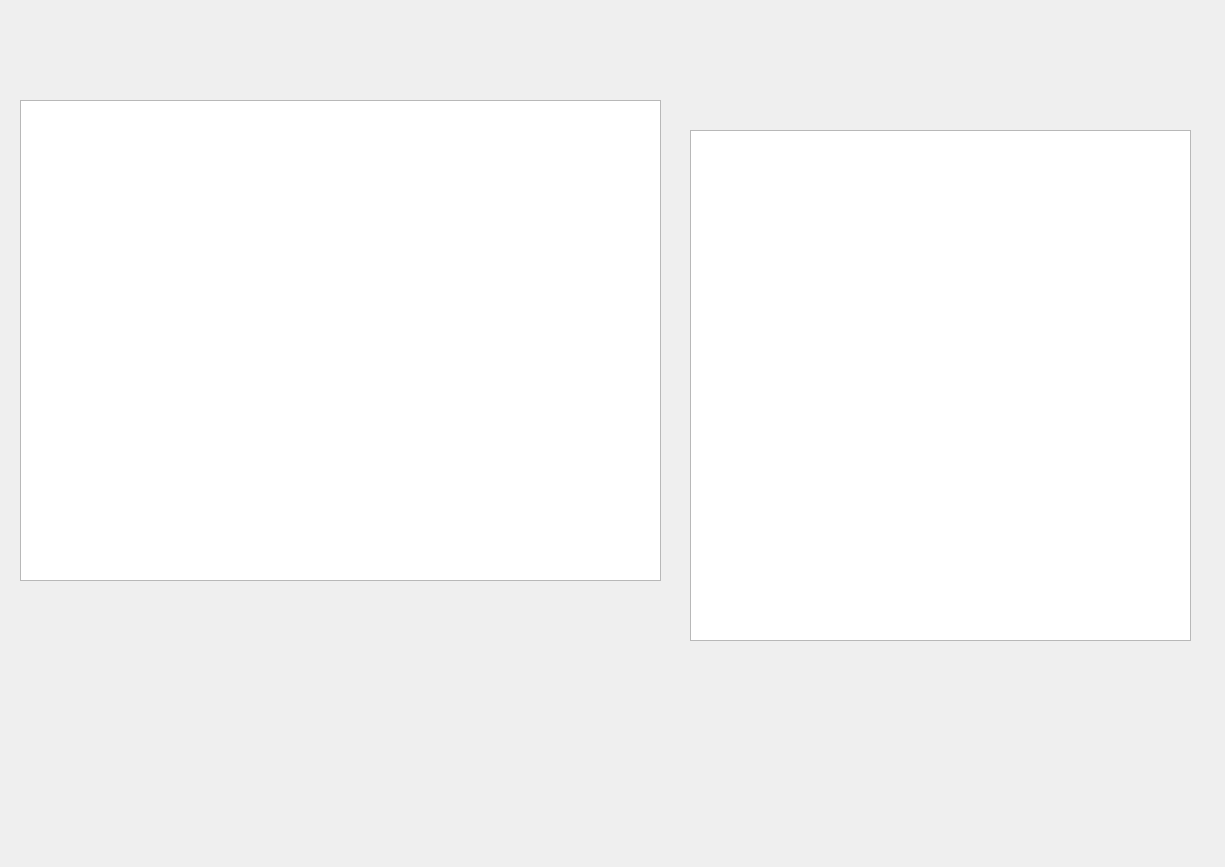
<?xml version="1.0" encoding="UTF-8"?>
<ui version="4.0">
 <class>Dialog</class>
 <widget class="QDialog" name="Dialog">
  <property name="geometry">
   <rect>
    <x>0</x>
    <y>0</y>
    <width>1225</width>
    <height>867</height>
   </rect>
  </property>
  <property name="windowTitle">
   <string>Dialog</string>
  </property>
  <widget class="QGraphicsView" name="z_x_axsis">
   <property name="geometry">
    <rect>
     <x>20</x>
     <y>100</y>
     <width>641</width>
     <height>481</height>
    </rect>
   </property>
  </widget>
  <widget class="QGraphicsView" name="x_y_axis">
   <property name="geometry">
    <rect>
     <x>690</x>
     <y>130</y>
     <width>501</width>
     <height>511</height>
    </rect>
   </property>
  </widget>
 </widget>
 <layoutdefault spacing="6" margin="11"/>
 <resources/>
 <connections/>
</ui>
